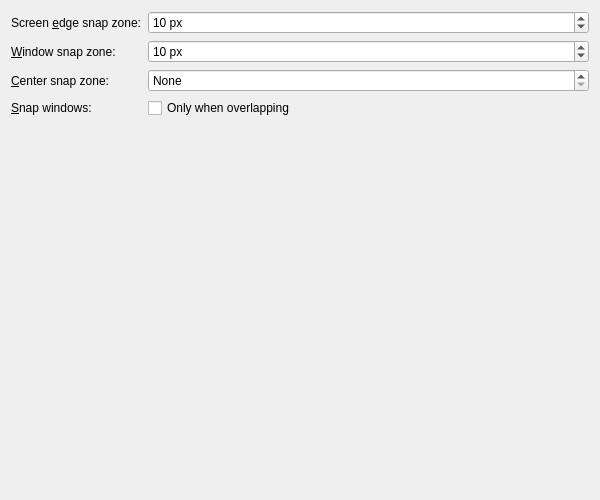
<?xml version="1.0" encoding="UTF-8"?>

<!--
SPDX-FileCopyrightText: 2023 Roman Gilg <subdiff@gmail.com>

SPDX-License-Identifier: GPL-2.0-or-later
-->

<ui version="4.0">
 <class>KWinMovingConfigForm</class>
 <widget class="QWidget" name="KWinMovingConfigForm">
  <property name="geometry">
   <rect>
    <x>0</x>
    <y>0</y>
    <width>600</width>
    <height>500</height>
   </rect>
  </property>
  <layout class="QFormLayout" name="formLayout">
   <property name="formAlignment">
    <set>Qt::AlignHCenter|Qt::AlignTop</set>
   </property>
   <item row="0" column="0">
    <widget class="QLabel" name="borderSnapLabel">
     <property name="text">
      <string>Screen &amp;edge snap zone:</string>
     </property>
     <property name="buddy">
      <cstring>kcfg_BorderSnapZone</cstring>
     </property>
    </widget>
   </item>
   <item row="0" column="1">
    <widget class="QSpinBox" name="kcfg_BorderSnapZone">
     <property name="whatsThis">
      <string>Here you can set the snap zone for screen edges, i.e. the 'strength' of the magnetic field which will make windows snap to the border when moved near it.</string>
     </property>
     <property name="specialValueText">
      <string>None</string>
     </property>
     <property name="suffix">
      <string> px</string>
     </property>
     <property name="minimum">
      <number>0</number>
     </property>
     <property name="maximum">
      <number>100</number>
     </property>
     <property name="value">
      <number>10</number>
     </property>
    </widget>
   </item>
   <item row="1" column="0">
    <widget class="QLabel" name="windowSnapLabel">
     <property name="text">
      <string>&amp;Window snap zone:</string>
     </property>
     <property name="buddy">
      <cstring>kcfg_WindowSnapZone</cstring>
     </property>
    </widget>
   </item>
   <item row="1" column="1">
    <widget class="QSpinBox" name="kcfg_WindowSnapZone">
     <property name="whatsThis">
      <string>Here you can set the snap zone for windows, i.e. the 'strength' of the magnetic field which will make windows snap to each other when they are moved near another window.</string>
     </property>
     <property name="specialValueText">
      <string>None</string>
     </property>
     <property name="suffix">
      <string> px</string>
     </property>
     <property name="minimum">
      <number>0</number>
     </property>
     <property name="maximum">
      <number>100</number>
     </property>
     <property name="value">
      <number>10</number>
     </property>
    </widget>
   </item>
   <item row="2" column="0">
    <widget class="QLabel" name="centerSnaplabel">
     <property name="text">
      <string>&amp;Center snap zone:</string>
     </property>
     <property name="buddy">
      <cstring>kcfg_CenterSnapZone</cstring>
     </property>
    </widget>
   </item>
   <item row="2" column="1">
    <widget class="QSpinBox" name="kcfg_CenterSnapZone">
     <property name="whatsThis">
      <string>Here you can set the snap zone for the screen center, i.e. the 'strength' of the magnetic field which will make windows snap to the center of the screen when moved near it.</string>
     </property>
     <property name="specialValueText">
      <string>None</string>
     </property>
     <property name="suffix">
      <string> px</string>
     </property>
     <property name="minimum">
      <number>0</number>
     </property>
     <property name="maximum">
      <number>100</number>
     </property>
    </widget>
   </item>
   <item row="3" column="0">
    <widget class="QLabel" name="OverlapSnapLabel">
     <property name="text">
      <string>&amp;Snap windows:</string>
     </property>
     <property name="buddy">
      <cstring>kcfg_SnapOnlyWhenOverlapping</cstring>
     </property>
    </widget>
   </item>
   <item row="3" column="1">
    <widget class="QCheckBox" name="kcfg_SnapOnlyWhenOverlapping">
     <property name="whatsThis">
      <string>Here you can set that windows will be only snapped if you try to overlap them, i.e. they will not be snapped if the windows comes only near another window or border.</string>
     </property>
     <property name="text">
      <string>Only when overlapping</string>
     </property>
    </widget>
   </item>
  </layout>
 </widget>
 <resources/>
 <connections/>
</ui>
